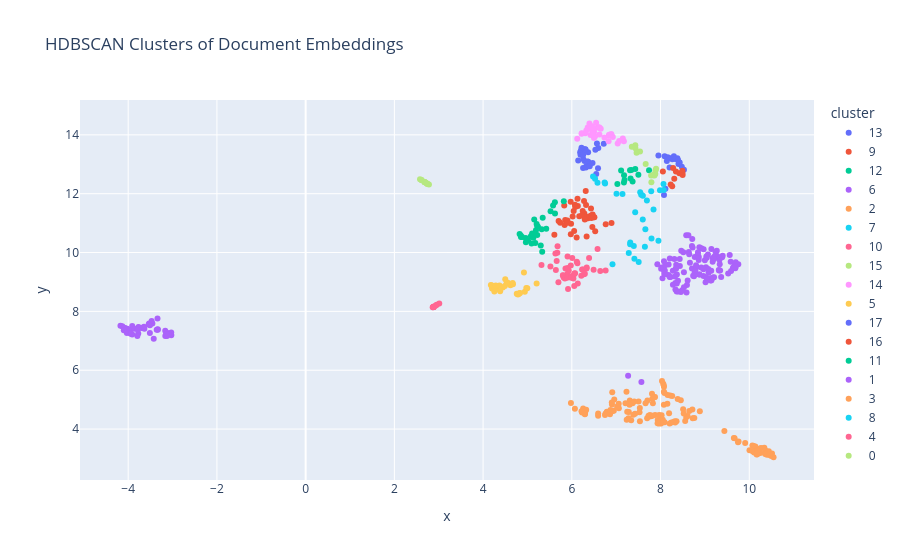

Notebook source saved alongside this figure:
### Code cell
reduced_embeddings = umap_reduce(embeddings, n_neighbors=15, n_components=10, min_distance=0.0, seed=SEED)



# ALL PLOTTING DOWN
labels = hdb_cluster(reduced_embeddings, min_samples=1, min_cluster_size=10, method="eom")
reduced_embeddings_2d = umap_reduce(embeddings, n_neighbors=20, n_components=2, min_distance=0.1, seed=SEED)
plot_embedding_clusters(reduced_embeddings_2d, labels, manifest_path)

### Figure 1 — Plotly figure (JSON) as saved in the notebook; plotly's stock layout.template omitted (floating-point values rounded to 4 significant figures; data arrays with more than 128 entries replaced by an {"elided": "..."} marker saying what was removed)
{"data": [{"customdata": [["convex optimization.pdf", 1], ["convex optimization.pdf", 2], ["duality.pdf", 12], ["convexity conditions.pdf", 1], ["convexity conditions.pdf", 2], ["optimization introduction.pdf", 1], ["optimization introduction.pdf", 2], ["optimization problems.pdf", 1], ["Assignment and Transportation Problems.pdf", 1], ["Assignment and Transportation Problems.pdf", 2], ["Linear Programs.pdf", 1], ["Linear Programs.pdf", 3], ["Linear Programs.pdf", 4], ["lasso.pdf", 2], ["lasso.pdf", 3], ["lasso.pdf", 4], ["lasso.pdf", 6], ["Simplex and Quadratic Programs.pdf", 1], ["Simplex and Quadratic Programs.pdf", 2], ["Simplex and Quadratic Programs.pdf", 3], ["linalg in optimization.pdf", 1], ["convex functions.pdf", 1], ["convex functions.pdf", 4], ["convex functions.pdf", 5], ["Lec 12- Perturbations.pdf", 1], ["Lec 12- Perturbations.pdf", 4]], "hovertemplate": "cluster=13<br>x=%{x}<br>y=%{y}<br>source_doc=%{customdata[0]}<br>page=%{customdata[1]}<extra></extra>", "legendgroup": "13", "marker": {"color": "#636efa", "symbol": "circle"}, "mode": "markers", "name": "13", "orientation": "v", "showlegend": true, "type": "scatter", "x": [6.368, 6.196, 6.721, 6.322, 6.257, 6.288, 6.266, 6.188, 6.254, 6.205, 6.257, 6.31, 6.368, 6.357, 6.597, 6.567, 6.531, 6.55, 6.302, 6.218, 6.591, 6.254, 6.318, 6.404, 6.467, 6.144], "xaxis": "x", "y": [13.09, 13.32, 13.7, 12.92, 13.18, 13.11, 13.45, 13.41, 13.52, 13.46, 13.32, 13.5, 13.41, 13.09, 13.55, 13.7, 13.49, 12.67, 13.51, 13.56, 12.86, 12.87, 12.89, 12.93, 13.04, 13.13], "yaxis": "y"}, {"customdata": [["Lecture 11.pdf", 1], ["Lecture 11.pdf", 3], ["Lecture 2.pdf", 1], ["Lecture 2.pdf", 2], ["Metalearning.pdf", 3], ["Lecture 12.pdf", 1], ["Lecture 12.pdf", 2], ["Lecture 12- Stats And Regression.pdf", 1], ["Lecture 12- Stats And Regression.pdf", 2], ["Lecture 3.pdf", 3], ["Lecture 13- Ridge And Lasso.pdf", 1], ["Lecture 13- Ridge And Lasso.pdf", 2], ["Lecture 15- More On Decision Trees.pdf", 1], ["Pseudoinverse, Better Gen For N.n.pdf", 2], ["Lecture 2- Optim.pdf", 1], ["Lecture 14- Decision Trees.pdf", 1], ["Lecture 14- Decision Trees.pdf", 2], ["RLVR - RLHF - DPO.pdf", 2], ["RLVR - RLHF - DPO.pdf", 4], ["182 lecture 2.pdf", 2], ["182 lecture 2.pdf", 3], ["Transformers.pdf", 2], ["Lecture 6- Decision Theory.pdf", 1], ["Lecture 6- Decision Theory.pdf", 2], ["Lecture 6- Decision Theory.pdf", 3], ["RL Post Training - Diffusion Models.pdf", 1], ["Lecture 1 copy.pdf", 2], ["CS189 Cheatsheet.pdf", 1], ["CS189 Cheatsheet.pdf", 4], ["Lecture 7- GDA.pdf", 1], ["Lecture 7- GDA.pdf", 2], ["Lecture 7- GDA.pdf", 3], ["Lecture 4.pdf", 1], ["Lecture 4.pdf", 2], ["Lecture 4.pdf", 3], ["Adaboost.pdf", 1], ["Adaboost.pdf", 2], ["Lecture 9- Anisotropic Gaussians, LDA, QDA.pdf", 1], ["Lecture 9- Anisotropic Gaussians, LDA, QDA.pdf", 2], ["pitchbook_prep.pdf", 2], ["pitchbook_prep.pdf", 3], ["pitchbook_prep.pdf", 4]], "hovertemplate": "cluster=9<br>x=%{x}<br>y=%{y}<br>source_doc=%{customdata[0]}<br>page=%{customdata[1]}<extra></extra>", "legendgroup": "9", "marker": {"color": "#EF553B", "symbol": "circle"}, "mode": "markers", "name": "9", "orientation": "v", "showlegend": true, "type": "scatter", "x": [6.136, 6.283, 6.321, 6.129, 6.764, 6.042, 6.366, 6.245, 6.318, 6.313, 6.07, 6.077, 6.018, 6.894, 5.829, 5.983, 6.463, 6.109, 6.334, 5.978, 5.974, 6.527, 6.168, 6.308, 6.227, 6.052, 5.607, 6.47, 5.737, 6.393, 6.509, 6.497, 6.275, 6.433, 5.85, 5.901, 5.702, 6.435, 6.442, 5.838, 5.902, 6.293], "xaxis": "x", "y": [11.58, 11.33, 11.61, 11.83, 10.96, 11.41, 11.16, 11.41, 11.16, 12.1, 11.62, 11.55, 11.23, 11.0, 11.6, 10.98, 10.87, 10.51, 10.54, 10.62, 11.73, 10.72, 11.23, 11.22, 11.26, 10.73, 10.6, 11.3, 11.01, 11.22, 11.2, 11.2, 11.76, 11.5, 11.1, 11.09, 11.07, 11.26, 11.17, 10.93, 11.01, 11.12], "yaxis": "y"}, {"customdata": [["Lecture 11.pdf", 2], ["FTA in optimization.pdf", 10], ["FTA in optimization.pdf", 11], ["FTA in optimization.pdf", 12], ["FTA in optimization.pdf", 13], ["FTA in optimization.pdf", 14], ["hyperplanes.pdf", 3], ["lasso.pdf", 5], ["lasso.pdf", 8], ["lasso.pdf", 10], ["projections.pdf", 12], ["least squares.pdf", 1]], "hovertemplate": "cluster=12<br>x=%{x}<br>y=%{y}<br>source_doc=%{customdata[0]}<br>page=%{customdata[1]}<extra></extra>", "legendgroup": "12", "marker": {"color": "#00cc96", "symbol": "circle"}, "mode": "markers", "name": "12", "orientation": "v", "showlegend": true, "type": "scatter", "x": [7.027, 7.74, 7.324, 7.5, 7.188, 7.37, 7.112, 7.431, 7.312, 7.342, 7.177, 7.174], "xaxis": "x", "y": [12.33, 12.79, 12.52, 12.64, 12.46, 12.41, 12.79, 12.84, 12.8, 12.81, 12.63, 12.38], "yaxis": "y"}, {"customdata": {"elided": "114x2 mixed values"}, "hovertemplate": "cluster=6<br>x=%{x}<br>y=%{y}<br>source_doc=%{customdata[0]}<br>page=%{customdata[1]}<extra></extra>", "legendgroup": "6", "marker": {"color": "#ab63fa", "symbol": "circle"}, "mode": "markers", "name": "6", "orientation": "v", "showlegend": true, "type": "scatter", "x": [8.715, 8.579, 8.84, 8.334, 9.042, 9.388, 9.176, 8.312, 8.92, 8.875, 8.999, 8.636, 8.368, 8.027, 8.182, 8.595, 8.586, 8.279, 8.394, 8.709, 8.724, 9.328, 9.632, 9.655, 9.4, 9.56, 9.068, 9.032, 8.771, 8.861, 8.863, 9.321, 9.343, 8.611, 8.662, 8.801, 8.208, 8.11, 8.206, 9.146, 9.307, 8.803, 9.143, 7.269, 9.581, 9.134, 9.206, 9.122, 8.435, 9.148, 8.353, 8.278, 9.264, 8.527, 8.755, 8.49, 8.46, 9.025, 9.083, 9.124, 9.334, 7.569, 9.268, 8.104, 8.044, 8.181, 9.015, 9.686, 9.59, 9.525, 9.694, 9.753, 9.693, 9.182, 9.367, 8.514, 8.917, 9.174, 8.082, 8.013, 8.735, 8.999, 8.346, 8.096, 9.238, 8.628, 8.646, 8.769, 8.875, 9.077, 8.085, 8.078, 8.225, 8.348, 9.215, 8.708, 8.466, 9.312, 8.971, 9.207, 8.967, 8.787, 9.036, 8.967, 8.364, 8.335, 8.844, 8.527, 8.397, 8.432, 7.929, 8.324, 8.878, 8.366], "xaxis": "x", "y": [10.46, 10.58, 9.929, 8.964, 9.824, 9.839, 9.814, 9.779, 10.14, 10.18, 9.74, 10.02, 9.251, 9.495, 9.592, 8.9, 8.642, 8.901, 9.042, 9.459, 10.17, 9.759, 9.487, 9.525, 9.887, 9.919, 9.933, 9.862, 9.85, 9.742, 9.85, 9.388, 9.387, 9.048, 9.649, 9.567, 9.794, 9.269, 9.17, 10.12, 9.849, 9.495, 9.379, 5.815, 9.689, 9.047, 9.156, 9.054, 9.542, 9.057, 9.581, 9.382, 9.889, 9.327, 9.195, 8.716, 8.662, 9.502, 9.317, 9.124, 9.598, 5.603, 10.06, 9.569, 9.126, 9.236, 8.993, 9.465, 9.373, 9.289, 9.67, 9.599, 9.515, 9.15, 9.172, 10.01, 9.49, 9.688, 9.385, 9.449, 9.212, 9.47, 9.452, 9.386, 10.03, 10.59, 9.939, 9.322, 9.254, 9.442, 9.276, 9.706, 9.168, 9.459, 9.869, 10.22, 10.06, 9.409, 10.11, 9.783, 9.204, 9.385, 9.144, 9.432, 8.677, 8.745, 10.01, 8.817, 8.677, 9.784, 9.6, 9.184, 9.255, 8.95], "yaxis": "y"}, {"customdata": [["Heat And Temperature.pdf", 1], ["Heat And Temperature.pdf", 2], ["Heat And Temperature.pdf", 3], ["Heat And Temperature.pdf", 4], ["First Law Of Thermodynamics.pdf", 1], ["First Law Of Thermodynamics.pdf", 2], ["First Law Of Thermodynamics.pdf", 3], ["Fridges And Engines.pdf", 1], ["Fridges And Engines.pdf", 2], ["Fridges And Engines.pdf", 3], ["Fridges And Engines.pdf", 4], ["Heat Transfer.pdf", 1], ["Heat Transfer.pdf", 2], ["Heat Transfer.pdf", 3], ["Second Law Of Thermodynamics.pdf", 1], ["Second Law Of Thermodynamics.pdf", 2], ["Second Law Of Thermodynamics.pdf", 3], ["Second Law Of Thermodynamics.pdf", 4], ["Second Law Of Thermodynamics.pdf", 5], ["Second Law Of Thermodynamics.pdf", 6], ["Second Law Of Thermodynamics.pdf", 7], ["Ideal Gas Law.pdf", 1], ["Ideal Gas Law.pdf", 2], ["PV Diagrams, Thermal Processes, Internal Energy.pdf", 1], ["PV Diagrams, Thermal Processes, Internal Energy.pdf", 2], ["PV Diagrams, Thermal Processes, Internal Energy.pdf", 3], ["PV Diagrams, Thermal Processes, Internal Energy.pdf", 4], ["PV Diagrams, Thermal Processes, Internal Energy.pdf", 5], ["Kinetic Molecular Model Of Temperature.pdf", 1], ["Kinetic Molecular Model Of Temperature.pdf", 2], ["Kinetic Molecular Model Of Temperature.pdf", 3], ["Kinetic Molecular Model Of Temperature.pdf", 4]], "hovertemplate": "cluster=2<br>x=%{x}<br>y=%{y}<br>source_doc=%{customdata[0]}<br>page=%{customdata[1]}<extra></extra>", "legendgroup": "2", "marker": {"color": "#FFA15A", "symbol": "circle"}, "mode": "markers", "name": "2", "orientation": "v", "showlegend": true, "type": "scatter", "x": [10.34, 10.14, 10.1, 10.24, 10.25, 10.07, 10.11, 10.5, 10.4, 10.55, 10.39, 10.38, 10.27, 10.36, 10.01, 10.12, 10.18, 10.44, 10.51, 10.36, 10.46, 9.908, 10.07, 9.746, 10.19, 10.18, 10.19, 10.17, 9.653, 9.439, 9.758, 9.67], "xaxis": "x", "y": [3.36, 3.404, 3.423, 3.337, 3.186, 3.248, 3.206, 3.085, 3.129, 3.042, 3.162, 3.218, 3.353, 3.278, 3.281, 3.233, 3.201, 3.246, 3.173, 3.155, 3.115, 3.524, 3.443, 3.553, 3.263, 3.14, 3.174, 3.132, 3.7, 3.935, 3.581, 3.688], "yaxis": "y"}, {"customdata": [["Adam, SignSGD.pdf", 1], ["Diffusion Models.pdf", 3], ["State Space Models.pdf", 1], ["optimizers.pdf", 1], ["rms norm and mu_p.pdf", 1], ["Traversals And Greedy Algorithms.pdf", 3], ["Neural Networks.pdf", 3], ["Self Superveilence, AE, State Space.pdf", 2], ["Hash tables.pdf", 2], ["RNNs.pdf", 2], ["periodicity.pdf", 2], ["DDPM.pdf", 1]], "hovertemplate": "cluster=7<br>x=%{x}<br>y=%{y}<br>source_doc=%{customdata[0]}<br>page=%{customdata[1]}<extra></extra>", "legendgroup": "7", "marker": {"color": "#19d3f3", "symbol": "circle"}, "mode": "markers", "name": "7", "orientation": "v", "showlegend": true, "type": "scatter", "x": [7.397, 7.411, 7.648, 7.317, 6.917, 7.796, 7.953, 7.507, 7.6, 7.284, 7.658, 7.315], "xaxis": "x", "y": [10.22, 9.793, 10.2, 10.34, 9.603, 10.48, 10.4, 9.681, 11.12, 9.984, 10.79, 10.28], "yaxis": "y"}, {"customdata": [["Adam, SignSGD.pdf", 3], ["GNNs.pdf", 1], ["GNNs.pdf", 2], ["Metalearning.pdf", 1], ["Metalearning.pdf", 2], ["State Space Models.pdf", 2], ["Attention.pdf", 2], ["Multi Way Trees.pdf", 4], ["Batch Norm. Dropout, Residuals.pdf", 1], ["Batch Norm. Dropout, Residuals.pdf", 2], ["Matter As Waves.pdf", 7], ["Copy of DTFS.pdf", 1], ["rms norm and mu_p.pdf", 3], ["Lecture 15- More On Decision Trees.pdf", 2], ["Lecture 15- More On Decision Trees.pdf", 3], ["CNN.pdf", 3], ["KNN.pdf", 3], ["Lecture 1.pdf", 1], ["VAE, Post Training.pdf", 1], ["VAE, Post Training.pdf", 2], ["Neural Networks.pdf", 1], ["Trees.pdf", 3], ["Lecture 13- Convexity.pdf", 4], ["Lecture 13- Convexity.pdf", 6], ["Muon Mup Shampoo.pdf", 1], ["Lecture 8- Eigenvectors.pdf", 4], ["Lecture 3- Adam.pdf", 3], ["Self Superveilence, AE, State Space.pdf", 1], ["Stacks And Queues.pdf", 1], ["Stacks And Queues.pdf", 2], ["ICL - Prompting.pdf", 1], ["ICL - Prompting.pdf", 2], ["Transformers.pdf", 3], ["RL Post Training - Diffusion Models.pdf", 2], ["RL Post Training - Diffusion Models.pdf", 3], ["residual connections.pdf", 1], ["residual connections.pdf", 2], ["Lecture 1 copy.pdf", 1], ["Post Training, TTC.pdf", 1], ["CNNS.pdf", 2], ["SSM.pdf", 1], ["CNN Cont.pdf", 1], ["CNN Cont.pdf", 2], ["RNNs.pdf", 1]], "hovertemplate": "cluster=10<br>x=%{x}<br>y=%{y}<br>source_doc=%{customdata[0]}<br>page=%{customdata[1]}<extra></extra>", "legendgroup": "10", "marker": {"color": "#FF6692", "symbol": "circle"}, "mode": "markers", "name": "10", "orientation": "v", "showlegend": true, "type": "scatter", "x": [6.01, 5.901, 5.63, 5.901, 6.25, 5.698, 6.273, 6.58, 6.073, 5.659, 6.055, 6.762, 6.035, 5.316, 5.801, 6.214, 6.331, 6.059, 6.126, 5.817, 5.678, 5.674, 6.389, 6.134, 5.8, 6.232, 6.335, 6.053, 5.932, 5.915, 5.518, 5.64, 6.491, 5.904, 5.843, 6.112, 5.858, 6.642, 5.893, 5.908, 5.996, 5.986, 6.294, 5.977], "xaxis": "x", "y": [9.813, 9.275, 9.968, 9.215, 9.424, 8.992, 9.26, 10.12, 9.293, 9.715, 8.862, 9.392, 9.113, 9.573, 9.215, 9.208, 9.454, 9.292, 9.639, 9.153, 10.21, 9.992, 9.817, 8.95, 9.231, 9.421, 9.489, 9.259, 9.389, 8.763, 9.529, 9.407, 9.416, 9.862, 9.115, 9.687, 9.461, 9.374, 9.141, 9.476, 9.195, 9.141, 9.282, 9.557], "yaxis": "y"}, {"customdata": [["duality.pdf", 1], ["low rank approximation.pdf", 1], ["low rank approximation.pdf", 2], ["low rank approximation.pdf", 3], ["eckart-young mitsky.pdf", 1], ["eckart-young mitsky.pdf", 2], ["eckart-young mitsky.pdf", 3], ["matrix completion, pca.pdf", 1], ["farkas lemma.pdf", 11], ["farkas lemma.pdf", 12], ["farkas lemma.pdf", 13], ["farkas lemma.pdf", 14], ["Lec 11- PCA, Sensitivity.pdf", 5], ["svd, eigendecomposition.pdf", 3]], "hovertemplate": "cluster=15<br>x=%{x}<br>y=%{y}<br>source_doc=%{customdata[0]}<br>page=%{customdata[1]}<extra></extra>", "legendgroup": "15", "marker": {"color": "#B6E880", "symbol": "circle"}, "mode": "markers", "name": "15", "orientation": "v", "showlegend": true, "type": "scatter", "x": [7.431, 7.835, 7.794, 7.887, 7.881, 7.876, 7.787, 7.665, 7.353, 7.537, 7.433, 7.46, 7.862, 7.899], "xaxis": "x", "y": [13.64, 12.63, 12.39, 12.8, 12.67, 12.69, 12.62, 13.01, 13.6, 13.44, 13.55, 13.39, 12.62, 12.85], "yaxis": "y"}, {"customdata": [["duality.pdf", 2], ["duality.pdf", 3], ["duality.pdf", 4], ["duality.pdf", 5], ["duality.pdf", 6], ["duality.pdf", 7], ["duality.pdf", 8], ["duality.pdf", 9], ["duality.pdf", 10], ["duality.pdf", 11], ["duality.pdf", 13], ["duality continued.pdf", 1], ["duality continued.pdf", 2], ["duality continued.pdf", 3], ["duality continued.pdf", 4], ["duality continued.pdf", 6], ["duality continued.pdf", 7], ["duality continued.pdf", 8], ["duality continued.pdf", 9], ["duality continued.pdf", 10], ["duality continued.pdf", 11], ["duality continued.pdf", 12], ["duality continued.pdf", 13], ["duality continued.pdf", 14], ["duality continued.pdf", 15], ["farkas lemma.pdf", 1], ["farkas lemma.pdf", 2], ["farkas lemma.pdf", 3], ["farkas lemma.pdf", 4], ["farkas lemma.pdf", 5], ["farkas lemma.pdf", 6], ["farkas lemma.pdf", 7], ["farkas lemma.pdf", 8], ["farkas lemma.pdf", 9], ["farkas lemma.pdf", 10]], "hovertemplate": "cluster=14<br>x=%{x}<br>y=%{y}<br>source_doc=%{customdata[0]}<br>page=%{customdata[1]}<extra></extra>", "legendgroup": "14", "marker": {"color": "#FF97FF", "symbol": "circle"}, "mode": "markers", "name": "14", "orientation": "v", "showlegend": true, "type": "scatter", "x": [7.174, 7.149, 6.924, 7.068, 6.888, 7.034, 6.834, 6.829, 6.5, 6.622, 6.584, 6.413, 6.224, 6.306, 6.502, 6.89, 6.221, 6.599, 6.452, 6.547, 6.398, 6.37, 6.452, 6.358, 6.624, 6.84, 6.652, 6.122, 6.422, 6.326, 6.525, 6.735, 6.474, 6.491, 6.471], "xaxis": "x", "y": [13.78, 13.88, 13.92, 13.79, 14.02, 13.7, 13.97, 13.78, 13.89, 14.01, 14.25, 14.24, 14.05, 14.05, 14.1, 14.02, 14.04, 14.26, 14.28, 14.41, 14.38, 14.2, 14.28, 14.25, 14.25, 14.0, 14.21, 13.87, 13.99, 14.15, 13.96, 13.91, 14.11, 14.18, 14.13], "yaxis": "y"}, {"customdata": [["Quick Sort.pdf", 1], ["Red Black Trees.pdf", 1], ["Red Black Trees.pdf", 2], ["Red Black Trees.pdf", 3], ["Multi Way Trees.pdf", 1], ["Multi Way Trees.pdf", 2], ["Multi Way Trees.pdf", 3], ["Traversals.pdf", 1], ["Traversals.pdf", 2], ["Traversals And Greedy Algorithms.pdf", 1], ["Traversals And Greedy Algorithms.pdf", 2], ["Heapsort and the Big 5.pdf", 1], ["Heapsort and the Big 5.pdf", 2], ["Heapsort and the Big 5.pdf", 3], ["Heapsort and the Big 5.pdf", 4], ["Quadratics.pdf", 1], ["Quadratics.pdf", 2], ["Quadratics.pdf", 3], ["KNN.pdf", 2], ["Interference.pdf", 15], ["Trees.pdf", 1], ["Trees.pdf", 2], ["AVL Trees.pdf", 1], ["AVL Trees.pdf", 2], ["AVL Trees.pdf", 3], ["Red Black Trees And B Trees.pdf", 1], ["Red Black Trees And B Trees.pdf", 2], ["Hash tables.pdf", 1], ["Review Of OOP.pdf", 1], ["Bucket, Radix, Merge, Quick Sort.pdf", 1], ["Bucket, Radix, Merge, Quick Sort.pdf", 2]], "hovertemplate": "cluster=5<br>x=%{x}<br>y=%{y}<br>source_doc=%{customdata[0]}<br>page=%{customdata[1]}<extra></extra>", "legendgroup": "5", "marker": {"color": "#FECB52", "symbol": "circle"}, "mode": "markers", "name": "5", "orientation": "v", "showlegend": true, "type": "scatter", "x": [4.759, 4.28, 4.285, 4.255, 4.31, 4.616, 4.275, 4.37, 4.529, 4.558, 4.5, 4.673, 4.444, 4.974, 4.941, 4.818, 4.786, 4.8, 4.666, 4.996, 4.198, 4.491, 4.202, 4.259, 4.175, 4.285, 4.384, 4.921, 5.206, 4.833, 4.785], "xaxis": "x", "y": [8.598, 8.802, 8.77, 8.68, 8.767, 8.886, 8.823, 8.881, 8.944, 8.975, 9.09, 8.924, 8.809, 8.794, 8.668, 8.616, 8.572, 8.587, 8.965, 8.783, 8.878, 8.861, 8.781, 8.837, 8.893, 8.881, 8.686, 9.322, 8.947, 8.627, 8.594], "yaxis": "y"}, {"customdata": [["fta.pdf", 1], ["fta.pdf", 2], ["FTA in optimization.pdf", 1], ["FTA in optimization.pdf", 2], ["FTA in optimization.pdf", 3], ["FTA in optimization.pdf", 4], ["FTA in optimization.pdf", 5], ["FTA in optimization.pdf", 6], ["FTA in optimization.pdf", 7], ["FTA in optimization.pdf", 8], ["projections.pdf", 1], ["projections.pdf", 2], ["projections.pdf", 4], ["projections.pdf", 5], ["projections.pdf", 16], ["projections.pdf", 17], ["svd, eigendecomposition.pdf", 2]], "hovertemplate": "cluster=17<br>x=%{x}<br>y=%{y}<br>source_doc=%{customdata[0]}<br>page=%{customdata[1]}<extra></extra>", "legendgroup": "17", "marker": {"color": "#636efa", "symbol": "circle"}, "mode": "markers", "name": "17", "orientation": "v", "showlegend": true, "type": "scatter", "x": [8.092, 7.952, 8.479, 8.404, 8.163, 8.143, 8.2, 8.432, 8.264, 8.301, 8.38, 8.528, 8.078, 8.11, 8.329, 8.395, 8.203], "xaxis": "x", "y": [13.27, 13.3, 12.92, 13.01, 13.24, 13.11, 13.21, 13.06, 13.17, 13.27, 13.2, 12.82, 11.96, 12.17, 13.18, 13.13, 12.89], "yaxis": "y"}, {"customdata": [["fta.pdf", 6], ["fta.pdf", 7], ["fta.pdf", 8], ["fta.pdf", 9], ["fta.pdf", 10], ["FTA in optimization.pdf", 9], ["Pseudoinverse, Better Gen For N.n.pdf", 1], ["Lecture 8- Eigenvectors.pdf", 1], ["least squares.pdf", 3], ["svd, eigendecomposition.pdf", 1]], "hovertemplate": "cluster=16<br>x=%{x}<br>y=%{y}<br>source_doc=%{customdata[0]}<br>page=%{customdata[1]}<extra></extra>", "legendgroup": "16", "marker": {"color": "#EF553B", "symbol": "circle"}, "mode": "markers", "name": "16", "orientation": "v", "showlegend": true, "type": "scatter", "x": [8.283, 8.424, 8.493, 8.493, 8.498, 8.346, 8.263, 8.309, 8.053, 8.228], "xaxis": "x", "y": [12.87, 12.69, 12.78, 12.7, 12.63, 12.75, 12.25, 12.5, 12.76, 12.31], "yaxis": "y"}, {"customdata": [["Attention.pdf", 1], ["Lecture 3.pdf", 2], ["1_ ML And AI 2.pdf", 1], ["1_ ML And AI.pdf", 2], ["1_ ML And AI 2.pdf", 4], ["1_ ML And AI.pdf", 5], ["1_ ML And AI.pdf", 6], ["CNN.pdf", 1], ["CNN.pdf", 2], ["Pseudoinverse, Better Gen For N.n.pdf", 3], ["1_ ML And AI 2.pdf", 2], ["1_ ML And AI 2.pdf", 5], ["1_ ML And AI 2.pdf", 6], ["Neural Networks.pdf", 2], ["Lecture 2- Optim.pdf", 2], ["Lecture 2- Optim.pdf", 3], ["Training Deep Neural Nets.pdf", 1], ["Training Deep Neural Nets.pdf", 2], ["Training Deep Neural Nets.pdf", 3], ["PE, gpt3, Bert.pdf", 1], ["PE, gpt3, Bert.pdf", 2], ["Vanishing Gradient, ReLU.pdf", 1], ["182 lecture 2.pdf", 1], ["Transformers.pdf", 1], ["CS189 Cheatsheet.pdf", 2], ["CS189 Cheatsheet.pdf", 3], ["CNNS.pdf", 1], ["Neurobiology, Faster NN Training.pdf", 1], ["Neurobiology, Faster NN Training.pdf", 2]], "hovertemplate": "cluster=11<br>x=%{x}<br>y=%{y}<br>source_doc=%{customdata[0]}<br>page=%{customdata[1]}<extra></extra>", "legendgroup": "11", "marker": {"color": "#00cc96", "symbol": "circle"}, "mode": "markers", "name": "11", "orientation": "v", "showlegend": true, "type": "scatter", "x": [5.177, 5.82, 5.153, 5.222, 4.879, 4.961, 4.849, 5.078, 5.22, 5.299, 5.206, 4.853, 4.824, 5.344, 5.618, 5.621, 5.133, 5.141, 5.578, 5.093, 4.965, 5.192, 5.236, 5.014, 5.423, 5.321, 5.105, 5.332, 5.521], "xaxis": "x", "y": [10.33, 11.74, 11.12, 10.9, 10.53, 10.5, 10.58, 10.55, 10.6, 10.24, 10.97, 10.53, 10.63, 11.18, 11.71, 11.33, 10.5, 10.62, 11.6, 10.31, 10.35, 10.76, 10.87, 10.41, 10.81, 10.79, 10.65, 10.02, 11.4], "yaxis": "y"}, {"customdata": [["Linear Features Represent the Instrumentality of Goal Pursuit in Transformers (2).pdf", 1], ["Linear Features Represent the Instrumentality of Goal Pursuit in Transformers (2).pdf", 2], ["Linear Features Represent the Instrumentality of Goal Pursuit in Transformers (2).pdf", 3], ["Linear Features Represent the Instrumentality of Goal Pursuit in Transformers (2).pdf", 4], ["Linear Features Represent the Instrumentality of Goal Pursuit in Transformers (2).pdf", 5], ["Linear Features Represent the Instrumentality of Goal Pursuit in Transformers (2).pdf", 6], ["Linear Features Represent the Instrumentality of Goal Pursuit in Transformers (2).pdf", 7], ["Linear Features Represent the Instrumentality of Goal Pursuit in Transformers (2).pdf", 8], ["Linear Features Represent the Instrumentality of Goal Pursuit in Transformers (2).pdf", 9], ["Linear Features Represent the Instrumentality of Goal Pursuit in Transformers (2).pdf", 10], ["Linear Features Represent the Instrumentality of Goal Pursuit in Transformers (2).pdf", 11], ["Linear Features Represent the Instrumentality of Goal Pursuit in Transformers (2).pdf", 12], ["Linear Features Represent the Instrumentality of Goal Pursuit in Transformers (2).pdf", 13], ["Linear Features Represent the Instrumentality of Goal Pursuit in Transformers (2).pdf", 14], ["Linear Features Represent the Instrumentality of Goal Pursuit in Transformers (2).pdf", 15], ["Linear Features Represent the Instrumentality of Goal Pursuit in Transformers (2).pdf", 16], ["Linear Features Represent the Instrumentality of Goal Pursuit in Transformers (2).pdf", 17], ["Linear Features Represent the Instrumentality of Goal Pursuit in Transformers (2).pdf", 18], ["Linear Features Represent the Instrumentality of Goal Pursuit in Transformers (2).pdf", 19], ["Linear Features Represent the Instrumentality of Goal Pursuit in Transformers (2).pdf", 20], ["Linear Features Represent the Instrumentality of Goal Pursuit in Transformers (2).pdf", 21], ["Linear Features Represent the Instrumentality of Goal Pursuit in Transformers (2).pdf", 22], ["Linear Features Represent the Instrumentality of Goal Pursuit in Transformers (2).pdf", 23], ["Linear Features Represent the Instrumentality of Goal Pursuit in Transformers (2).pdf", 24], ["Linear Features Represent the Instrumentality of Goal Pursuit in Transformers (2).pdf", 25], ["Linear Features Represent the Instrumentality of Goal Pursuit in Transformers (2).pdf", 26], ["Linear Features Represent the Instrumentality of Goal Pursuit in Transformers (2).pdf", 27], ["Linear Features Represent the Instrumentality of Goal Pursuit in Transformers (2).pdf", 28], ["Linear Features Represent the Instrumentality of Goal Pursuit in Transformers (2).pdf", 29], ["Linear Features Represent the Instrumentality of Goal Pursuit in Transformers (2).pdf", 30], ["Linear Features Represent the Instrumentality of Goal Pursuit in Transformers (2).pdf", 31], ["Linear Features Represent the Instrumentality of Goal Pursuit in Transformers (2).pdf", 32], ["Linear Features Represent the Instrumentality of Goal Pursuit in Transformers (2).pdf", 33], ["Linear Features Represent the Instrumentality of Goal Pursuit in Transformers (2).pdf", 34], ["Linear Features Represent the Instrumentality of Goal Pursuit in Transformers (2).pdf", 35], ["Linear Features Represent the Instrumentality of Goal Pursuit in Transformers (2).pdf", 36], ["Linear Features Represent the Instrumentality of Goal Pursuit in Transformers (2).pdf", 37], ["Linear Features Represent the Instrumentality of Goal Pursuit in Transformers (2).pdf", 38], ["Linear Features Represent the Instrumentality of Goal Pursuit in Transformers (2).pdf", 39], ["Linear Features Represent the Instrumentality of Goal Pursuit in Transformers (2).pdf", 40], ["Linear Features Represent the Instrumentality of Goal Pursuit in Transformers (2).pdf", 41], ["Linear Features Represent the Instrumentality of Goal Pursuit in Transformers (2).pdf", 42], ["Linear Features Represent the Instrumentality of Goal Pursuit in Transformers (2).pdf", 43], ["pitchbook_prep.pdf", 1], ["pitchbook_prep.pdf", 5]], "hovertemplate": "cluster=1<br>x=%{x}<br>y=%{y}<br>source_doc=%{customdata[0]}<br>page=%{customdata[1]}<extra></extra>", "legendgroup": "1", "marker": {"color": "#ab63fa", "symbol": "circle"}, "mode": "markers", "name": "1", "orientation": "v", "showlegend": true, "type": "scatter", "x": [-3.529, -3.645, -3.455, -3.357, -3.699, -3.909, -3.773, -3.966, -3.769, -3.539, -3.472, -3.34, -3.51, -3.334, -3.333, -3.165, -3.033, -3.124, -3.029, -3.053, -3.03, -3.085, -3.112, -3.148, -3.163, -3.126, -3.767, -3.963, -3.939, -4.019, -4.071, -4.077, -4.132, -4.175, -4.098, -3.858, -3.784, -3.635, -3.511, -3.908, -4.099, -4.03, -3.943, -3.424, -3.793], "xaxis": "x", "y": [7.584, 7.477, 7.589, 7.375, 7.432, 7.507, 7.25, 7.364, 7.45, 7.555, 7.67, 7.757, 7.53, 7.393, 7.375, 7.345, 7.223, 7.27, 7.189, 7.229, 7.284, 7.22, 7.21, 7.22, 7.165, 7.166, 7.472, 7.318, 7.259, 7.406, 7.423, 7.433, 7.493, 7.512, 7.442, 7.408, 7.374, 7.412, 7.263, 7.217, 7.355, 7.263, 7.243, 7.073, 7.16], "yaxis": "y"}, {"customdata": {"elided": "103x2 mixed values"}, "hovertemplate": "cluster=3<br>x=%{x}<br>y=%{y}<br>source_doc=%{customdata[0]}<br>page=%{customdata[1]}<extra></extra>", "legendgroup": "3", "marker": {"color": "#FFA15A", "symbol": "circle"}, "mode": "markers", "name": "3", "orientation": "v", "showlegend": true, "type": "scatter", "x": [6.299, 6.302, 6.286, 6.256, 6.258, 6.275, 6.295, 6.231, 6.297, 8.244, 7.781, 8.193, 8.05, 8.886, 7.937, 8.014, 7.762, 7.878, 7.933, 8.012, 8.09, 8.33, 8.205, 7.957, 7.769, 7.285, 8.004, 7.73, 7.814, 7.704, 7.386, 7.526, 7.807, 7.821, 7.969, 7.992, 8.323, 8.024, 7.535, 7.338, 7.278, 8.076, 6.218, 6.324, 6.069, 5.98, 7.533, 7.505, 6.592, 6.79, 6.86, 6.806, 6.762, 6.947, 7.426, 7.249, 7.407, 7.307, 7.369, 7.3, 7.057, 7.21, 7.232, 6.905, 6.871, 6.91, 6.956, 6.901, 8.51, 8.218, 8.386, 8.154, 8.16, 8.075, 8.061, 8.077, 8.071, 8.032, 8.263, 8.089, 8.58, 8.717, 8.556, 8.61, 8.292, 8.457, 8.522, 8.725, 8.761, 8.647, 8.36, 7.827, 7.875, 7.662, 7.06, 7.021, 7.041, 6.749, 6.594, 6.911, 7.237, 7.862, 7.698], "xaxis": "x", "y": [4.623, 4.584, 4.566, 4.695, 4.627, 4.559, 4.504, 4.561, 4.524, 4.224, 4.439, 4.535, 4.317, 4.602, 4.31, 4.359, 4.478, 4.474, 4.197, 4.19, 4.228, 4.219, 4.192, 4.185, 4.433, 4.577, 4.287, 4.456, 5.029, 4.969, 4.484, 4.57, 5.203, 4.452, 4.475, 4.196, 4.262, 4.471, 4.268, 4.297, 4.366, 5.265, 4.605, 4.658, 4.687, 4.885, 4.715, 4.939, 4.455, 4.588, 4.507, 4.577, 4.527, 4.621, 4.518, 4.587, 4.939, 4.975, 4.878, 4.829, 4.864, 4.881, 5.272, 4.834, 4.65, 4.609, 5.003, 4.9, 4.672, 5.139, 5.022, 4.859, 5.16, 4.83, 5.54, 5.437, 5.489, 5.634, 5.128, 5.225, 4.399, 4.666, 4.273, 4.444, 4.243, 4.978, 4.525, 4.371, 4.379, 4.612, 4.269, 4.874, 5.087, 4.873, 4.708, 4.756, 4.775, 4.477, 4.527, 5.249, 4.317, 5.077, 4.368], "yaxis": "y"}, {"customdata": [["optimizers.pdf", 2], ["Lecture 3.pdf", 1], ["Lecture 13- Convexity.pdf", 1], ["Lecture 13- Convexity.pdf", 2], ["Lecture 13- Convexity.pdf", 3], ["Lecture 13- Convexity.pdf", 5], ["optimization problems.pdf", 2], ["optimization problems.pdf", 3], ["optimization problems.pdf", 4], ["Lecture 3- Adam.pdf", 1], ["hyperplanes.pdf", 1], ["Linear Programs.pdf", 2], ["linalg in optimization.pdf", 2], ["convex functions.pdf", 2], ["convex functions.pdf", 3], ["Lec 12- Perturbations.pdf", 2], ["Lec 12- Perturbations.pdf", 3]], "hovertemplate": "cluster=8<br>x=%{x}<br>y=%{y}<br>source_doc=%{customdata[0]}<br>page=%{customdata[1]}<extra></extra>", "legendgroup": "8", "marker": {"color": "#19d3f3", "symbol": "circle"}, "mode": "markers", "name": "8", "orientation": "v", "showlegend": true, "type": "scatter", "x": [7.842, 7.692, 7.008, 7.142, 6.478, 6.525, 7.987, 8.073, 8.066, 7.564, 7.789, 6.739, 7.429, 6.75, 6.579, 7.542, 7.602], "xaxis": "x", "y": [11.46, 11.77, 12.0, 11.99, 12.58, 12.5, 12.12, 12.13, 12.33, 11.97, 12.08, 12.38, 11.37, 12.35, 12.38, 12.05, 11.93], "yaxis": "y"}, {"customdata": [["counting.pdf", 1], ["counting.pdf", 2], ["counting.pdf", 3], ["counting.pdf", 4], ["counting.pdf", 5], ["counting.pdf", 6], ["counting.pdf", 7], ["counting.pdf", 8], ["counting.pdf", 9], ["counting.pdf", 10]], "hovertemplate": "cluster=4<br>x=%{x}<br>y=%{y}<br>source_doc=%{customdata[0]}<br>page=%{customdata[1]}<extra></extra>", "legendgroup": "4", "marker": {"color": "#FF6692", "symbol": "circle"}, "mode": "markers", "name": "4", "orientation": "v", "showlegend": true, "type": "scatter", "x": [2.89, 2.876, 2.888, 2.886, 2.881, 2.878, 2.955, 3.012, 2.864, 2.933], "xaxis": "x", "y": [8.162, 8.139, 8.153, 8.152, 8.152, 8.149, 8.222, 8.268, 8.137, 8.203], "yaxis": "y"}, {"customdata": [["DDPM.pdf", 2], ["DDPM.pdf", 3], ["DDPM.pdf", 4], ["DDPM.pdf", 5], ["DDPM.pdf", 6], ["DDPM.pdf", 7], ["DDPM.pdf", 8], ["DDPM.pdf", 9], ["DDPM.pdf", 10], ["DDPM.pdf", 11], ["DDPM.pdf", 12]], "hovertemplate": "cluster=0<br>x=%{x}<br>y=%{y}<br>source_doc=%{customdata[0]}<br>page=%{customdata[1]}<extra></extra>", "legendgroup": "0", "marker": {"color": "#B6E880", "symbol": "circle"}, "mode": "markers", "name": "0", "orientation": "v", "showlegend": true, "type": "scatter", "x": [2.683, 2.741, 2.736, 2.78, 2.737, 2.703, 2.682, 2.681, 2.616, 2.612, 2.578], "xaxis": "x", "y": [12.39, 12.34, 12.35, 12.31, 12.34, 12.38, 12.39, 12.39, 12.46, 12.46, 12.49], "yaxis": "y"}], "layout": {"legend": {"title": {"text": "cluster"}, "tracegroupgap": 0}, "title": {"text": "HDBSCAN Clusters of Document Embeddings"}, "xaxis": {"anchor": "y", "domain": [0, 1], "title": {"text": "x"}}, "yaxis": {"anchor": "x", "domain": [0, 1], "title": {"text": "y"}}}}
